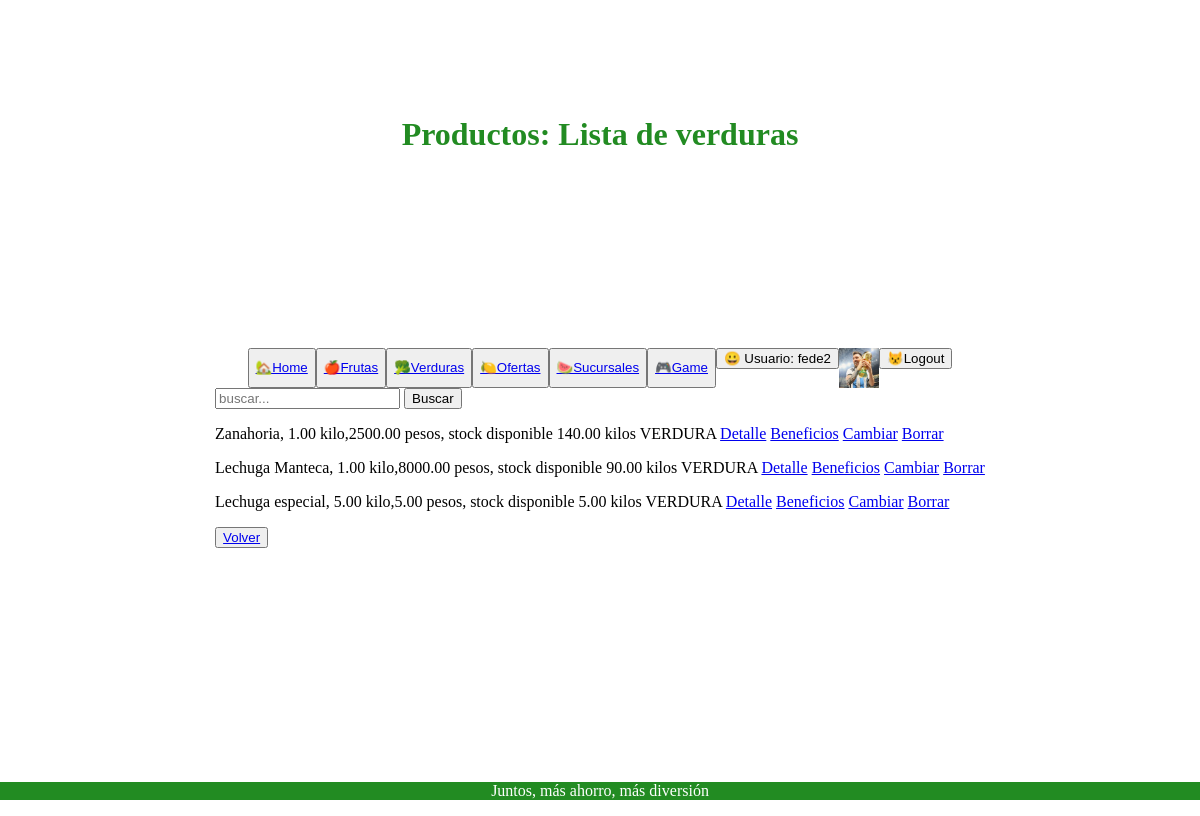
The app's page /producto/verduras/list (signed in), older data.
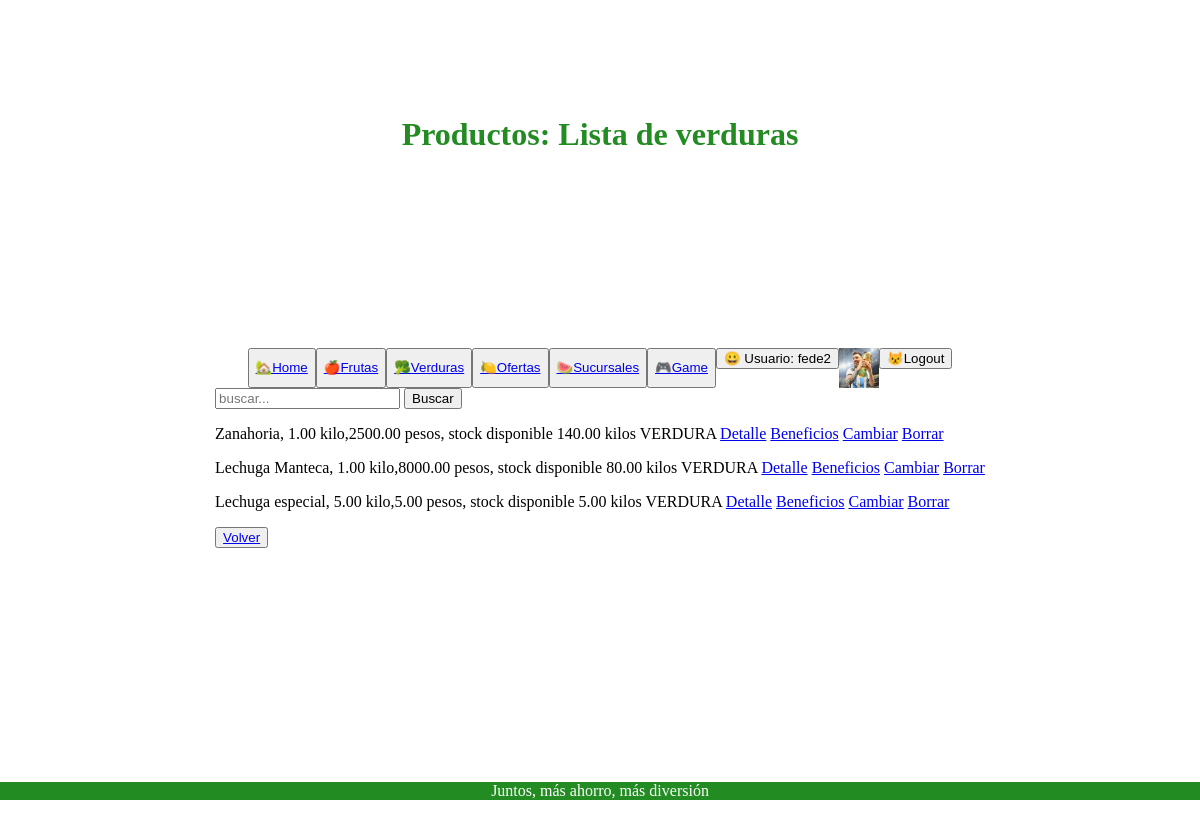
The same page, newer data.
### producto/models.py (models this page shows, shortened)
class Producto(models.Model):
    class Tipo_producto(models.TextChoices):
        FRUTA = "FRUTA", "Fruta"
        VERDURA = "VERDURA", "Verdura"
        OFERTA = "OFERTA", "Oferta"
    nombre_producto = models.CharField(max_length=100)
    precio_producto = models.DecimalField(max_digits=10, decimal_places=2)
    kilo_producto = models.DecimalField(max_digits=10, decimal_places=2)
    stock_producto = models.DecimalField(max_digits=10, decimal_places=2)
    tipo_producto = models.CharField(max_length=20, choices=Tipo_producto.choices)
    detalle_producto = models.TextField(blank=True, null=True)
    beneficio_producto = models.TextField(blank=True, null=True)
    def __str__(self):
        return f'{self.nombre_producto}, {self.kilo_producto} kilo,{self.precio_producto} pesos, stock disponible {self.stock_producto} kilos {self.tipo_producto}'

### producto/views.py (the view)
# urls.py: path('verduras/list', login_required(views.producto_list_verduras), name='producto_list_verduras'),
def producto_list_verduras(request):
    query = request.GET.get('q')
    if query:
        producto = Producto.objects.filter(nombre_producto__icontains=query)
    else :
        producto = Producto.objects.all()
    contexto ={ 'producto':producto}
    return render(request, 'producto/producto_list_verduras.html',contexto)

### producto/templates/producto/producto_list_verduras.html
{% extends 'core/base.html' %}
{% block header %}
<h1 style="color:forestgreen; text-align: center;">
    Productos: Lista de verduras
</h1>
{% endblock header %}
{% block main %}
<form action="{% url 'producto:producto_list_verduras' %}" method="get">
    <input type="text" name="q" id=""  placeholder="buscar...">
    <button type="submit">Buscar</button>
</form>
    <div>
        {% for object in producto %}
            {% if object.tipo_producto == 'VERDURA' %}
                <p>
                    {{ object }}
                    <a href="{% url 'producto:producto_detalle_verduras' object.id %}">Detalle</a>
                    <a href="{% url 'producto:producto_beneficio_verduras' object.id %}">Beneficios</a>
                    <a href="{% url 'producto:producto_update_verduras' object.id %}">Cambiar</a>
                    <a href="{% url 'producto:producto_delete_verduras' object.id %}">Borrar</a>
                </p>
            {% endif %}
        {% empty %}
        <p>
            No hay registro
        </p>
        {% endfor %}
    </div>
    <button><a href="{% url 'producto:index_verduras' %}">Volver</a></button>
{% endblock main %}

Row changes from the older to the newer data that the page shows:
changed Producto: nombre_producto+kilo_producto+precio_producto "Lechuga Manteca, 1.00 kilo,8000.00 pesos, stock disponible 90.00 kilos VERDURA" → "Lechuga Manteca, 1.00 kilo,8000.00 pesos, stock disponible 80.00 kilos VERDURA"
